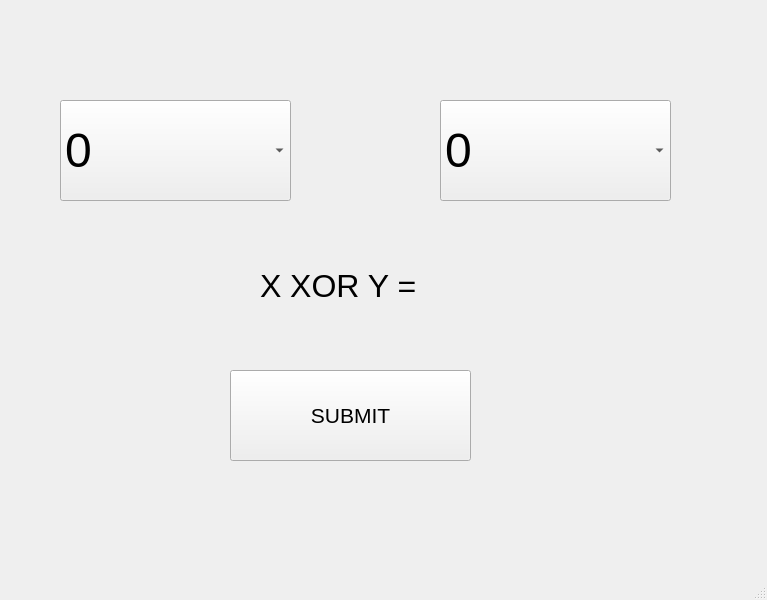
<?xml version="1.0" encoding="UTF-8"?>
<ui version="4.0">
 <class>MainWindow</class>
 <widget class="QMainWindow" name="MainWindow">
  <property name="geometry">
   <rect>
    <x>0</x>
    <y>0</y>
    <width>767</width>
    <height>600</height>
   </rect>
  </property>
  <property name="windowTitle">
   <string>MainWindow</string>
  </property>
  <widget class="QWidget" name="centralwidget">
   <widget class="QComboBox" name="comboX">
    <property name="geometry">
     <rect>
      <x>60</x>
      <y>100</y>
      <width>231</width>
      <height>101</height>
     </rect>
    </property>
    <property name="font">
     <font>
      <pointsize>36</pointsize>
     </font>
    </property>
    <item>
     <property name="text">
      <string>0</string>
     </property>
    </item>
    <item>
     <property name="text">
      <string>1</string>
     </property>
    </item>
   </widget>
   <widget class="QComboBox" name="comboY">
    <property name="geometry">
     <rect>
      <x>440</x>
      <y>100</y>
      <width>231</width>
      <height>101</height>
     </rect>
    </property>
    <property name="font">
     <font>
      <pointsize>36</pointsize>
     </font>
    </property>
    <item>
     <property name="text">
      <string>0</string>
     </property>
    </item>
    <item>
     <property name="text">
      <string>1</string>
     </property>
    </item>
   </widget>
   <widget class="QLabel" name="label">
    <property name="geometry">
     <rect>
      <x>260</x>
      <y>250</y>
      <width>201</width>
      <height>71</height>
     </rect>
    </property>
    <property name="font">
     <font>
      <pointsize>24</pointsize>
     </font>
    </property>
    <property name="text">
     <string>X XOR Y = </string>
    </property>
   </widget>
   <widget class="QPushButton" name="submit">
    <property name="geometry">
     <rect>
      <x>230</x>
      <y>370</y>
      <width>241</width>
      <height>91</height>
     </rect>
    </property>
    <property name="font">
     <font>
      <pointsize>16</pointsize>
     </font>
    </property>
    <property name="text">
     <string>SUBMIT</string>
    </property>
   </widget>
  </widget>
  <widget class="QMenuBar" name="menubar">
   <property name="geometry">
    <rect>
     <x>0</x>
     <y>0</y>
     <width>767</width>
     <height>21</height>
    </rect>
   </property>
  </widget>
  <widget class="QStatusBar" name="statusbar"/>
 </widget>
 <resources/>
 <connections/>
</ui>
